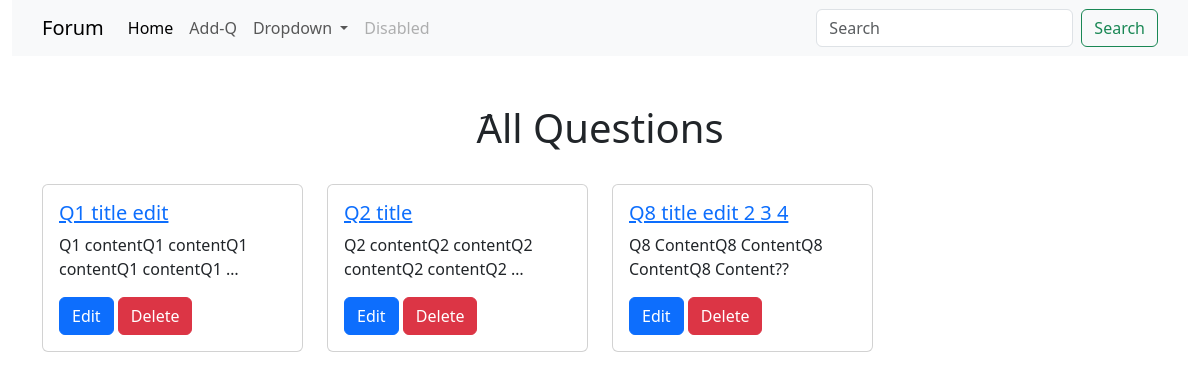
Page /questions/ on the earlier database version.
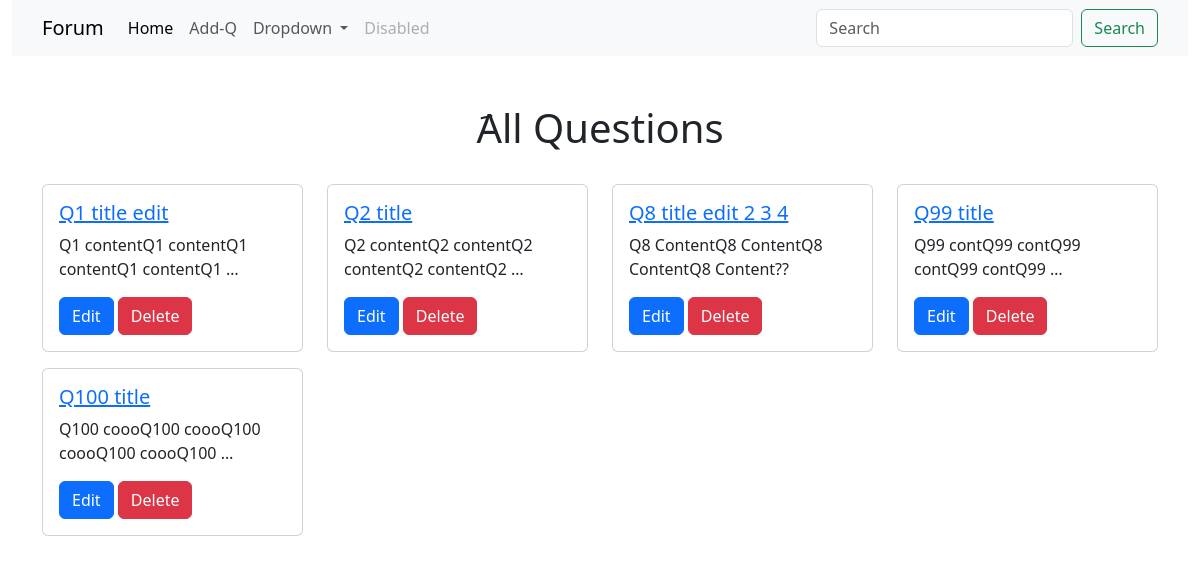
Same page on the later database version.
### forum/models.py (models this page shows)
class Question(models.Model):
    author = models.ForeignKey(User, related_name='question_user', on_delete=models.CASCADE)
    question = models.CharField(max_length=100)
    created_at = models.DateTimeField(default=timezone.now)
    content = models.TextField(max_length=500)
    tags = TaggableManager()
    def __str__(self):
        return self.question

### forum/views.py (the view)
# urls.py: path('questions/', QuestionList.as_view()),
class QuestionList(ListView):
    model = Question
    template_name = 'question_list.html'

### forum/templates/forum/question_list.html (shortened to what this page needs)
<!doctype html>
<html lang="en">
  <head>
    <link rel="stylesheet" href="https://cdnjs.cloudflare.com/ajax/libs/bootstrap/5.3.0/css/bootstrap.min.css"
 />
    </head>
  <body>
    <div class="container-fluid">
        <nav class="navbar navbar-expand-lg bg-body-tertiary">
            <div class="container">
              <a class="navbar-brand" href="#">Forum</a>
              <div class="collapse navbar-collapse" id="navbarSupportedContent">
                <ul class="navbar-nav me-auto mb-2 mb-lg-0">
                  <li class="nav-item">
                    <a class="nav-link active" aria-current="page" href="http://127.0.0.1:8000/questions/">Home</a>
                  </li>
                  <li class="nav-item">
                    <a class="nav-link" href="http://127.0.0.1:8000/questions/add">Add-Q</a>
                  </li>
                  <li class="nav-item dropdown">
                    <a class="nav-link dropdown-toggle" href="#" role="button" data-bs-toggle="dropdown" aria-expanded="false">
                      Dropdown
                    </a>
                  </li>
                  <li class="nav-item">
                    <a class="nav-link disabled" aria-disabled="true">Disabled</a>
                  </li>
                </ul>
                <form class="d-flex" role="search">
                  <input class="form-control me-2" type="search" placeholder="Search" aria-label="Search">
                  <button class="btn btn-outline-success" type="submit">Search</button>
                </form>
              </div>
            </div>
          </nav>
          <div class="container content mt-5 ">
            <h1 class="text-center">َAll Questions</h1>
            <div class="row mt-3">
                {% for q in question_list %}
                <div class="col-3 mt-3">
                    <div class="card">
                        <div class="card-body">
                          <h5 class="card-title"><a href="{{q.pk}}">{{q}}</a></h5>
                          <p class="card-text">{{q.content|truncatewords:5}}</p>
                          <a href="{{q.pk}}/edit" class="btn btn-primary">Edit</a>
                          <a href="{{q.pk}}/delete" class="btn btn-danger">Delete</a>
                        </div>
                      </div>
                </div>
                {% endfor %}
            </div>
          </div>
    </div>
      </body>
</html>

Differences in the rows shown:
added Question: question "Q99 title", content "Q99 contQ99 contQ99 contQ99 contQ99 …"
added Question: question "Q100 title", content "Q100 coooQ100 coooQ100 coooQ100 coooQ100 …"
